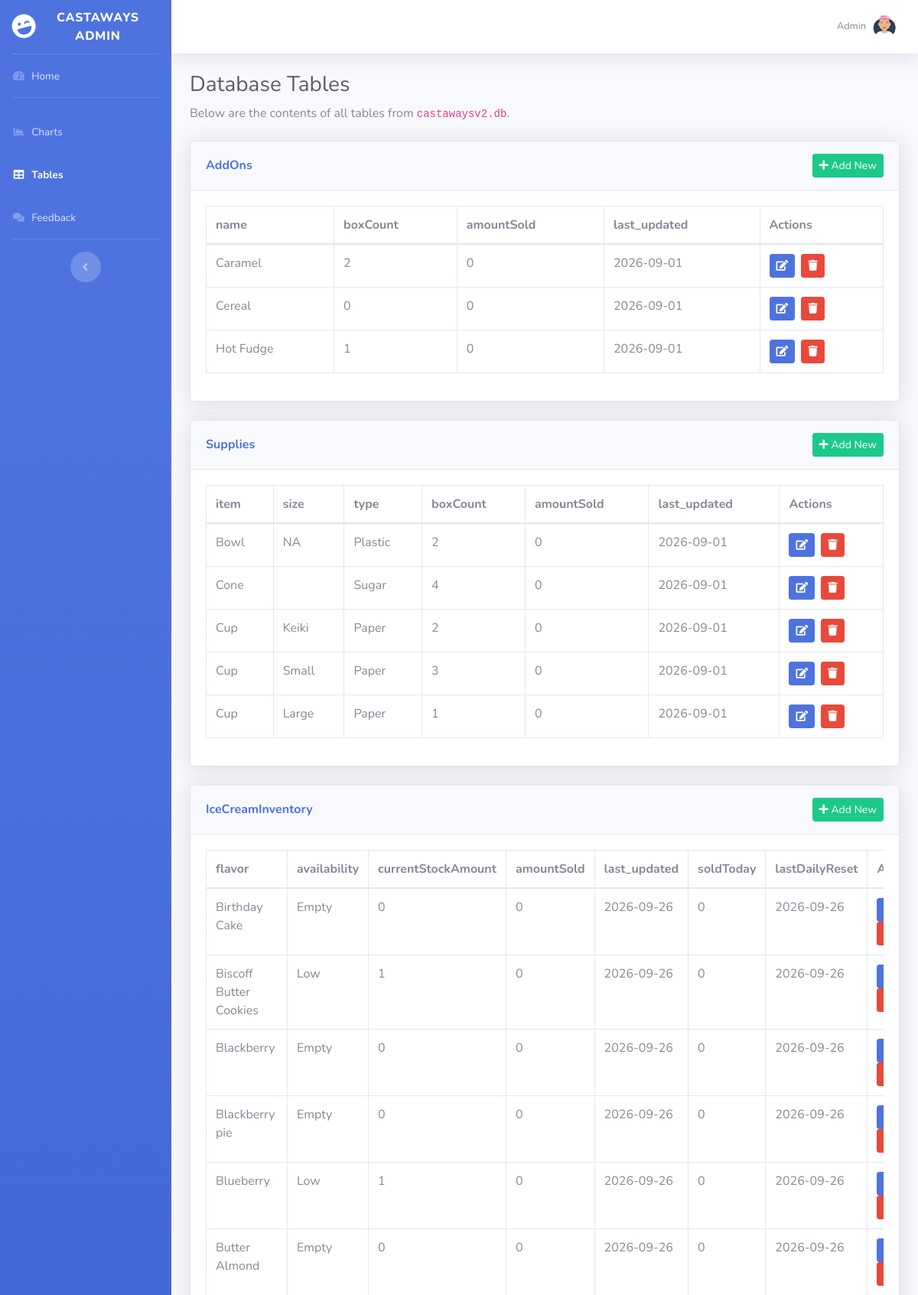
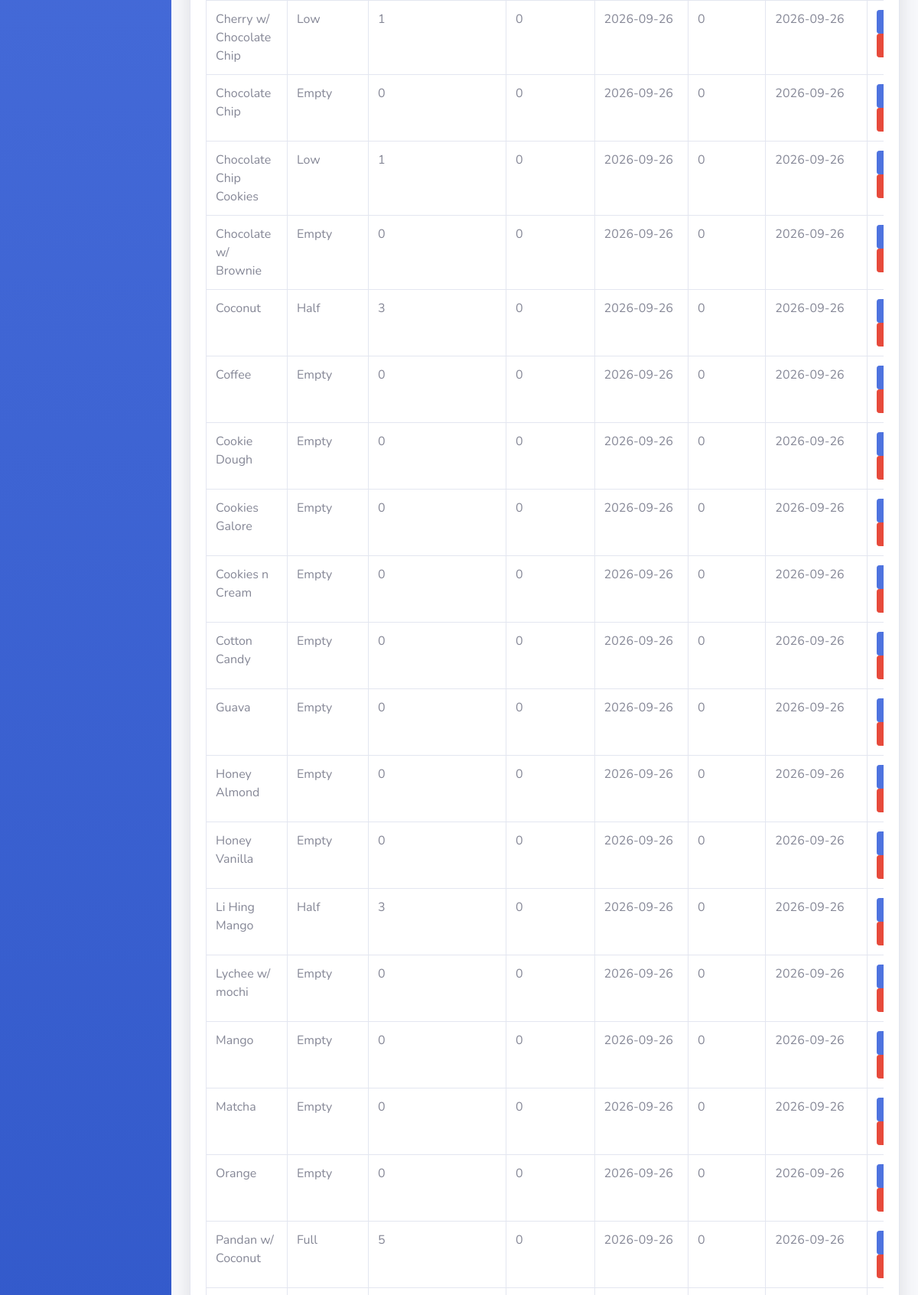
Page /tables (signed in, upper part) on the committed database (2 pictures, top to bottom).
### tables this page shows
CREATE TABLE "AddOns" (
        name TEXT NOT NULL,
        boxCount INTEGER NOT NULL DEFAULT 0,
        amountSold INTEGER NOT NULL DEFAULT 0,
        last_updated TEXT DEFAULT CURRENT_TIMESTAMP
    );

CREATE TABLE "Supplies" (
        item TEXT NOT NULL,
        size TEXT,
        type TEXT,
        boxCount INTEGER NOT NULL DEFAULT 0,
        amountSold INTEGER NOT NULL DEFAULT 0,
        last_updated TEXT DEFAULT CURRENT_TIMESTAMP
    );

CREATE TABLE "IceCreamInventory" (
        flavor TEXT NOT NULL,
        availability TEXT,
        currentStockAmount INTEGER,
        amountSold INTEGER NOT NULL DEFAULT 0,
        last_updated TEXT DEFAULT CURRENT_TIMESTAMP
    , soldToday INTEGER DEFAULT 0, lastDailyReset TEXT DEFAULT '2025-01-01');

### views.py (the view)
@views.route("/tables")
@login_required
def tables():
    db_path = os.path.join(os.path.dirname(__file__), 'castawaysv2.db')
    conn = sqlite3.connect(db_path)
    conn.row_factory = sqlite3.Row
    table_order = ["AddOns", "Supplies", "IceCreamInventory", "Employees"]
    tables_data = {}
    for table in table_order:
        cur = conn.execute(f"SELECT ROWID, * FROM {table}")
        tables_data[table] = cur.fetchall()
    conn.close()
    return render_template("tables.html", tables=tables_data, table_order=table_order)

### views.py (called while the page is built)
def login_required(f):
    @wraps(f)
    def decorated_function(*args, **kwargs):
        if 'user_logged_in' not in session:
            return redirect(url_for('views.login'))
        return f(*args, **kwargs)
    return decorated_function

### templates/tables.html (shortened to what this page needs)
<!DOCTYPE html>
<html lang="en">
<head>
    <link href="{{ url_for('static', filename='vendor/fontawesome-free/css/all.min.css') }}" rel="stylesheet" type="text/css">
    <link href="{{ url_for('static', filename='css/sb-admin-2.min.css') }}" rel="stylesheet">
    <link href="{{ url_for('static', filename='vendor/datatables/dataTables.bootstrap4.min.css') }}" rel="stylesheet">
</head>
<body id="page-top" style="height: 100vh;">
    <div id="wrapper" style="min-height: 100vh; display: flex;">
        <ul class="navbar-nav bg-gradient-primary sidebar sidebar-dark accordion" id="accordionSidebar" style="min-height: 100vh;">
            <a class="sidebar-brand d-flex align-items-center justify-content-center" href="{{ url_for('views.home') }}">
                <div class="sidebar-brand-icon rotate-n-15">
                    <i class="fas fa-laugh-wink"></i>
                </div>
                <div class="sidebar-brand-text mx-3">CASTAWAYS ADMIN</div>
            </a>
            <hr class="sidebar-divider my-0">
            <li class="nav-item">
                <a class="nav-link" href="{{ url_for('views.home') }}">
                    <i class="fas fa-fw fa-tachometer-alt"></i>
                    <span>Home</span></a>
            </li>
            <hr class="sidebar-divider">
            <li class="nav-item">
                <a class="nav-link" href="{{ url_for('views.charts') }}">
                    <i class="fas fa-fw fa-chart-area"></i>
                    <span>Charts</span></a>
            </li>
            <li class="nav-item active">
                <a class="nav-link" href="{{ url_for('views.tables') }}">
                    <i class="fas fa-fw fa-table"></i>
                    <span>Tables</span></a>
            </li>
            <li class="nav-item">
                <a class="nav-link" href="/all_feedback">
                    <i class="fas fa-fw fa-comments"></i>
                    <span>Feedback</span></a>
            </li>
            <hr class="sidebar-divider d-none d-md-block">
            <div class="text-center d-none d-md-inline">
                <button class="rounded-circle border-0" id="sidebarToggle"></button>
            </div>
        </ul>
        <div id="content-wrapper" class="d-flex flex-column">
            <div id="content">
                <nav class="navbar navbar-expand navbar-light bg-white topbar mb-4 static-top shadow">
                    <ul class="navbar-nav ml-auto">
                        <li class="nav-item dropdown no-arrow">
                            <a class="nav-link dropdown-toggle" href="#" id="userDropdown" role="button"
                                data-toggle="dropdown" aria-haspopup="true" aria-expanded="false">
                                <span class="mr-2 d-none d-lg-inline text-gray-600 small">Admin</span>
                                <img class="img-profile rounded-circle"
                                    src="{{ url_for('static', filename='assets/img/avataaars.png') }}">
                            </a>
                        </li>
                    </ul>
                </nav>
                <div class="container-fluid">
                    <h1 class="h3 mb-2 text-gray-800">Database Tables</h1>
                    <p class="mb-4">Below are the contents of all tables from <code>castawaysv2.db</code>.</p>
                    {% for table_name in table_order %}
                    {% set rows = tables[table_name] %}
                    <div class="card shadow mb-4">
                        <div class="card-header py-3 d-flex justify-content-between align-items-center">
                            <h6 class="m-0 font-weight-bold text-primary">{{ table_name }}</h6>
                            <button class="btn btn-success btn-sm" data-toggle="modal" data-target="#addModal{{ table_name }}">
                                <i class="fas fa-plus"></i> Add New
                            </button>
                        </div>
                        <div class="card-body">
                            <div class="table-responsive">
                                <table class="table table-bordered" width="100%" cellspacing="0">
                                    <thead>
                                        <tr>
                                            {% for col in rows[0].keys() if rows|length > 0 and col|lower not in ['id', 'rowid'] %}
                                            <th>{{ col }}</th>
                                            {% endfor %}
                                            <th>Actions</th>
                                        </tr>
                                    </thead>
                                    <tbody>
                                        {% if rows|length > 0 %}
                                            {% set sort_col = 'name' if 'name' in rows[0].keys() else 'flavor' if 'flavor' in rows[0].keys() else 'item' if 'item' in rows[0].keys() else (rows[0].keys()|list)[1] %}
                                            {% for row in rows|sort(attribute=sort_col) %}
                                            <tr>
                                                {% for col in row.keys() if col|lower not in ['id', 'rowid'] %}
                                                <td>{{ row[col] }}</td>
                                                {% endfor %}
                                                <td>
                                                    <button class="btn btn-primary btn-sm mr-1"
                                                            data-toggle="modal"
                                                            data-target="#editModal{{ table_name }}"
                                                            data-rowid="{{ row['ROWID'] }}"
                                                            {% for col in row.keys() if col|lower not in ['id', 'rowid'] %}
                                                            data-{{ col|lower }}="{{ row[col] }}"
                                                            {% endfor %}>
                                                        <i class="fas fa-edit"></i>
                                                    </button>
                                                    <form style="display: inline;" method="POST"
                                                          action="{{ url_for('views.delete_table_entry', table_name=table_name, row_id=row['ROWID']) }}"
                                                          onsubmit="return confirm('Are you sure you want to delete this entry?');">
                                                        <button type="submit" class="btn btn-danger btn-sm">
                                                            <i class="fas fa-trash"></i>
                                                        </button>
                                                    </form>
                                                </td>
                                            </tr>
                                            {% endfor %}
                                        {% endif %}
                                    </tbody>
                                </table>
                            </div>
                        </div>
                    </div>
                    {% endfor %}
                </div>
            </div>
        </div>
    </div>
</body>
</html>

### rows in the picture
AddOns: name "Caramel" "2" "0" "2026-09-01"
AddOns: name "Cereal" "0" "0" "2026-09-01"
AddOns: name "Hot Fudge" "1" "0" "2026-09-01"
Supplies: item "Bowl" "NA" "Plastic" "2" "0" "2026-09-01"
Supplies: item "Cone" "Sugar" "4" "0" "2026-09-01"
Supplies: item "Cup" "Keiki" "Paper" "2" "0" "2026-09-01"
Supplies: item "Cup" "Small" "Paper" "3" "0" "2026-09-01"
Supplies: item "Cup" "Large" "Paper" "1" "0" "2026-09-01"
IceCreamInventory: flavor "Birthday Cake" "Empty" "0" "0" "2026-09-26" "0" "2026-09-26"
IceCreamInventory: flavor "Biscoff Butter Cookies" "Low" "1" "0" "2026-09-26" "0" "2026-09-26"
IceCreamInventory: flavor "Blackberry" "Empty" "0" "0" "2026-09-26" "0" "2026-09-26"
IceCreamInventory: flavor "Blackberry pie" "Empty" "0" "0" "2026-09-26" "0" "2026-09-26"
IceCreamInventory: flavor "Blueberry" "Low" "1" "0" "2026-09-26" "0" "2026-09-26"
IceCreamInventory: flavor "Butter Almond" "Empty" "0" "0" "2026-09-26" "0" "2026-09-26"
IceCreamInventory: flavor "Cherry w/ Chocolate Chip" "Low" "1" "0" "2026-09-26" "0" "2026-09-26"
IceCreamInventory: flavor "Chocolate Chip" "Empty" "0" "0" "2026-09-26" "0" "2026-09-26"
IceCreamInventory: flavor "Chocolate Chip Cookies" "Low" "1" "0" "2026-09-26" "0" "2026-09-26"
IceCreamInventory: flavor "Chocolate w/ Brownie" "Empty" "0" "0" "2026-09-26" "0" "2026-09-26"
IceCreamInventory: flavor "Coconut" "Half" "3" "0" "2026-09-26" "0" "2026-09-26"
IceCreamInventory: flavor "Coffee" "Empty" "0" "0" "2026-09-26" "0" "2026-09-26"
IceCreamInventory: flavor "Cookie Dough" "Empty" "0" "0" "2026-09-26" "0" "2026-09-26"
IceCreamInventory: flavor "Cookies Galore" "Empty" "0" "0" "2026-09-26" "0" "2026-09-26"
IceCreamInventory: flavor "Cookies n Cream" "Empty" "0" "0" "2026-09-26" "0" "2026-09-26"
IceCreamInventory: flavor "Cotton Candy" "Empty" "0" "0" "2026-09-26" "0" "2026-09-26"
IceCreamInventory: flavor "Guava" "Empty" "0" "0" "2026-09-26" "0" "2026-09-26"
IceCreamInventory: flavor "Honey Almond" "Empty" "0" "0" "2026-09-26" "0" "2026-09-26"
IceCreamInventory: flavor "Honey Vanilla" "Empty" "0" "0" "2026-09-26" "0" "2026-09-26"
IceCreamInventory: flavor "Li Hing Mango" "Half" "3" "0" "2026-09-26" "0" "2026-09-26"
IceCreamInventory: flavor "Lychee w/ mochi" "Empty" "0" "0" "2026-09-26" "0" "2026-09-26"
IceCreamInventory: flavor "Mango" "Empty" "0" "0" "2026-09-26" "0" "2026-09-26"
IceCreamInventory: flavor "Matcha" "Empty" "0" "0" "2026-09-26" "0" "2026-09-26"
IceCreamInventory: flavor "Orange" "Empty" "0" "0" "2026-09-26" "0" "2026-09-26"
IceCreamInventory: flavor "Pandan w/ Coconut" "Full" "5" "0" "2026-09-26" "0" "2026-09-26"

### other values in the picture
{{ table_name }} "AddOns" "Supplies" "IceCreamInventory"
{{ col }} "name" "boxCount" "amountSold" "last_updated" "item" "size" "type" "boxCount" "amountSold" "last_updated" "flavor" "availability" "currentStockAmount" "amountSold" "last_updated" "soldToday" "lastDailyReset"
